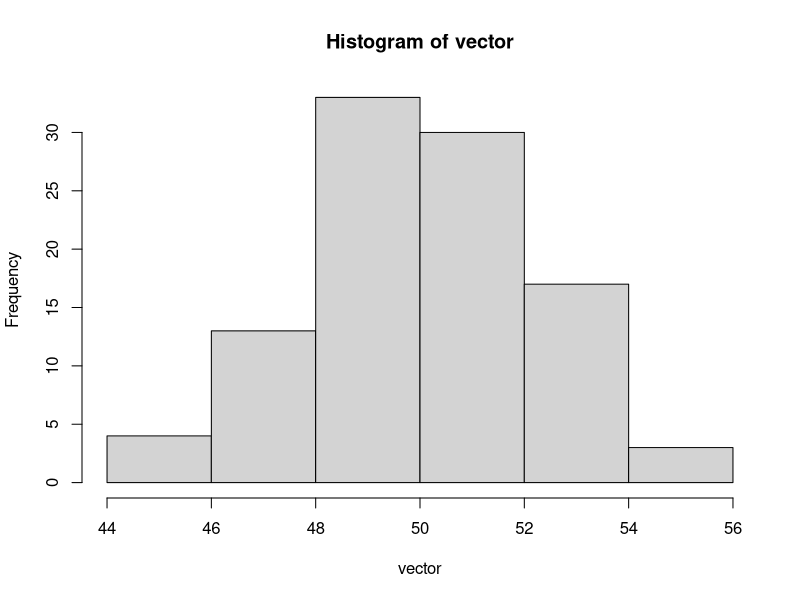
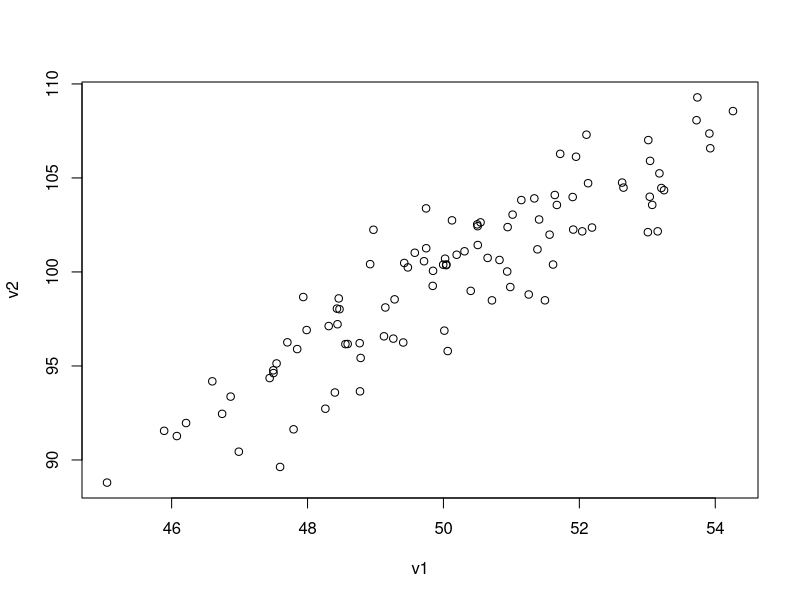

Recreate these plots in R, in order.
## ---- chunk 1
#| echo: true
#| code-line-numbers: true
#| output-location: fragment

# Our first R calculation
x <- 1 + 1
print(paste("The answer is:", x))
## ---- chunk 2
#| echo: true
#| code-line-numbers: true
#| output-location: fragment

sample_vector = c(2, 4, 6, 8)
print(paste("Mean: ", mean(sample_vector)))
print(paste("SD: ", sd(sample_vector)))
## ---- chunk 3
#| echo: true
#| code-line-numbers: true
#| output-location: fragment

vector = rnorm(100, mean = 50, sd = 2)
hist(vector)
## ---- chunk 4
#| echo: true
#| code-line-numbers: true
#| output-location: fragment

v1 = rnorm(100, mean = 50, sd = 2)
v2 = v1 * 2 + rnorm(100, mean = 0, sd = 2)
plot(v1, v2)
## ---- chunk 5
#| echo: true
#| code-line-numbers: true
#| output-location: fragment

v1 = rnorm(100, mean = 50, sd = 2)
v2 = v1 * 2 + rnorm(100, mean = 0, sd = 2)
